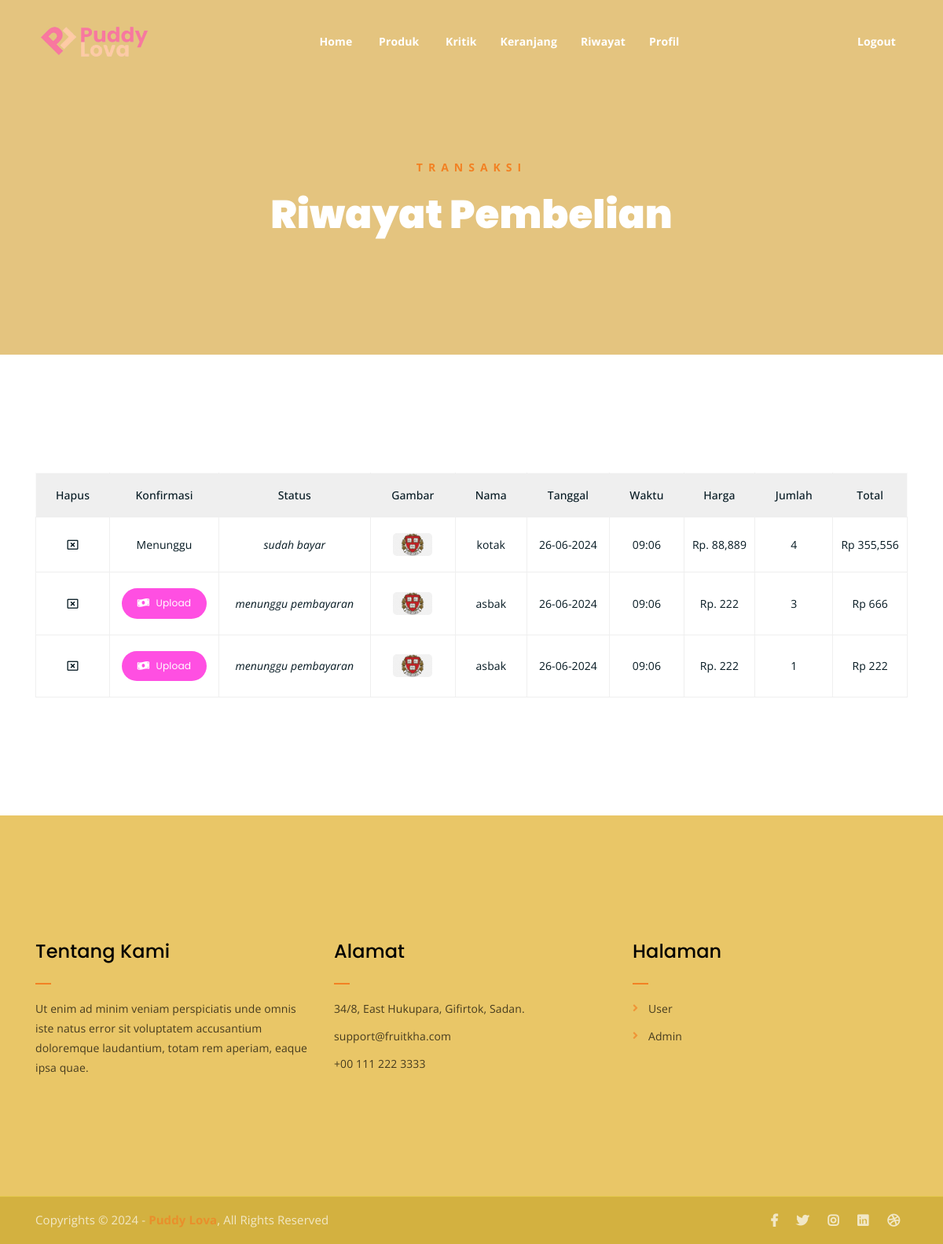
The app's page /riwayat-transaksi.php (signed in) with its own data.
### tables this page shows
CREATE TABLE `keranjang` (
  `id_keranjang` int(11) NOT NULL,
  `id_produk` int(11) NOT NULL,
  `id_user` int(11) NOT NULL,
  `jumlah` int(11) NOT NULL,
  `total` int(55) NOT NULL,
  `riwayat` varchar(55) NOT NULL,
  `tanggal` varchar(55) NOT NULL,
  `waktu` varchar(55) NOT NULL,
  `bukti_transfer` varchar(55) NOT NULL
);

CREATE TABLE `produk` (
  `id_produk` int(11) NOT NULL,
  `nama_produk` varchar(55) NOT NULL,
  `gambar` varchar(55) NOT NULL,
  `harga` varchar(55) NOT NULL,
  `stok_produk` varchar(11) NOT NULL
);

### riwayat-transaksi.php (the view, shortened to what this page needs)
<?php
include("./app/database/db.php");
$id_user = $_SESSION["user"]['id_user'];
$produk = mysqli_query($conn, "SELECT * FROM keranjang LEFT JOIN produk ON keranjang.id_produk = produk.id_produk LEFT JOIN promosi ON produk.id_produk = promosi.id_produk WHERE keranjang.id_user = $id_user AND keranjang.riwayat = 'menunggu pembayaran' OR keranjang.id_user = $id_user AND keranjang.riwayat = 'sudah bayar' OR keranjang.id_user = $id_user AND keranjang.riwayat = 'Pembayaran Diterima' OR keranjang.id_user = $id_user AND keranjang.riwayat = 'Bukti Transfer Ditolak'");
?>
<!DOCTYPE html>
<html lang="en">
<head>
	<link rel="stylesheet" href="assets/css/all.min.css">
	<link rel="stylesheet" href="assets/bootstrap/css/bootstrap.min.css">
	<link rel="stylesheet" href="assets/css/owl.carousel.css">
	<link rel="stylesheet" href="assets/css/magnific-popup.css">
	<link rel="stylesheet" href="assets/css/animate.css">
	<link rel="stylesheet" href="assets/css/meanmenu.min.css">
	<link rel="stylesheet" href="assets/css/main.css">
	<link rel="stylesheet" href="assets/css/responsive.css">
</head>
<body>
	<?php include('./include/nav.php') ?>
	<div class="breadcrumb-section breadcrumb-bg">
		<div class="container">
			<div class="row">
				<div class="col-lg-8 offset-lg-2 text-center">
					<div class="breadcrumb-text">
						<p>Transaksi</p>
						<h1>Riwayat Pembelian</h1>
					</div>
				</div>
			</div>
		</div>
	</div>
	<div class="cart-section mt-150 mb-150">
		<div class="container">
		<form action="" method="POST">
			<div class="row">
				<div class="col-lg-12 col-md-12">
					<div class="cart-table-wrap">
						<table class="cart-table">
							<thead class="cart-table-head">
								<tr class="table-head-row">
									<th class="product-image">Hapus</th>
									<th class="product-image">Konfirmasi</th>
									<th class="product-image">Status</th>
									<th class="product-image">Gambar</th>
									<th class="product-name">Nama</th>
									<th class="product-quantity">Tanggal</th>
									<th class="product-quantity">Waktu</th>
									<th class="product-price">Harga</th>
									<th class="product-quantity">Jumlah</th>
									<th class="product-total">Total</th>
								</tr>
							</thead>
							<tbody>
								<?php while($p = mysqli_fetch_array($produk)) { ?>
								<tr class="table-body-row">
									<td class="product-remove"><a href="delete.php?id_keranjang_transaksi=<?= $p['id_keranjang'] ?>"><i class="far fa-window-close"></i></a></td>
									<?php
										if($p['riwayat'] == 'menunggu pembayaran'){
									?>
										<td><a  class="cart-btn btn btn-sm" href="upload-bukti.php?id_keranjang=<?= $p['id_keranjang'] ?>"><i class="fas fa-money-bill-wave"></i> Upload</a></td>
									<?php }if($p['riwayat'] == 'sudah bayar'){?>
										<td>Menunggu</td>
										<?php }if($p['riwayat'] == 'Pembayaran Diterima'){ ?>
										<td>Lunas</td>
									<?php }if($p['riwayat'] == 'Bukti Transfer Ditolak'){ ?>
										<td>Ditolak</td>
										<?php } ?>
									<td class="product-name"><i><?= $p['riwayat'] ?></i></td>
									<td class="product-image"><img src="./app/admin/foto/<?= $p['gambar'] ?>" alt=""></td>
									<td class="product-name"><?= $p['nama_produk'] ?><input type="hidden" name="produk" value="<?= $p['nama_produk'] ?>"></td>
									<td class="product-name"><?= $p['tanggal'] ?></td>
									<td class="product-name"><?= $p['waktu'] ?></td>
									<td class="product-price">Rp. <?php echo number_format($p['harga']) ?></td>
									<td class="product-quantity"><?php echo $p['jumlah'] ?><input type="hidden" name="jumlah" value="<?php echo $p['jumlah'] ?>"></td>
									<td class="product-total">Rp <?php echo number_format($p['total']) ?></td>
								</tr>
								<?php } ?>
							</tbody>
						</table>
					</div>
				</div>
			</div>
		</form>
		</div>
	</div>
	<?php include('./include/footer.php') ?>
</body>
</html>

### assets/css/main.css (style rules this page uses)
html { font-size: 14px; font-weight: 400; line-height: 28px; height: 100%; }
body { font-family: "Open Sans", sans-serif; font-weight: 400; font-size: 1rem; letter-spacing: 0.1px; line-height: 1.8; color: #051922; overflow-x: hidden; }
body img { max-width: 100%; }
a { cursor: pointer; text-decoration: none; -webkit-transition: all 0.2s ease-in-out; -o-transition: all 0.2s ease-in-out; transition: all 0.2s ease-in-out; }
h1, .h1, h2, .h2, h3, .h3, h4, .h4, h5, .h5, h6, .h6 { font-family: "Poppins", sans-serif; font-weight: 700; margin: 0 0 1.25rem 0; color: #051922; }
h1:last-child, .h1:last-child, h2:last-child, .h2:last-child, h3:last-child, .h3:last-child, h4:last-child, .h4:last-child, h5:last-child, .h5:last-child, h6:last-child, .h6:last-child { margin: 0; }
h1, .h1 { font-size: 4rem; font-weight: 700; line-height: 4rem; }
p { font-family: "Open Sans", sans-serif; font-weight: 400; font-size: 1rem; letter-spacing: 0.1px; line-height: 1.8; color: #051922; margin: 0 0 1.25rem 0; }
.mt-150 { margin-top: 150px; }
.mb-150 { margin-bottom: 150px; }
a.boxed-btn, a.bordered-btn, a.cart-btn, button.cart-btn { border-radius: 50px; border: none; }
.breadcrumb-bg { background-image: url(../img/breadcrumb-bg.jpg); }
.breadcrumb-text p { color: #f28123; font-weight: 700; text-transform: uppercase; letter-spacing: 7px; }
.breadcrumb-text h1 { font-size: 50px; font-weight: 900; color: #fff; margin: 0; margin-top: 20px; }
.breadcrumb-section { padding: 150px 0; background-size: cover; background-position: center center; position: relative; z-index: 1; background-attachment: fixed; padding-top: 200px; }
.breadcrumb-section:after { position: absolute; left: 0; top: 0; width: 100%; height: 100%; content: ""; background-color: #e0b862; z-index: -1; opacity: 0.8; }
.product-image img { -webkit-transition: 0.3s; -o-transition: 0.3s; transition: 0.3s; }
a.cart-btn { -webkit-transition: 0.3s; -o-transition: 0.3s; transition: 0.3s; }
html, body { height: 100%; }
.product-image { padding: 30px; padding-bottom: 0; }
.product-image img { width: 90%; border-radius: 5px; margin-bottom: 20px; }
a.cart-btn { font-family: "Poppins", sans-serif; display: inline-block; background-color: #ff4fe2; color: #fff; padding: 10px 20px; }
a.cart-btn i { margin-right: 5px; }
table.cart-table { border: 1px solid #f9f9f9; width: 100%; }
thead { border-bottom: 1px solid #eee; }
tr.table-head-row th { border-right: 1px solid #efefef; padding: 15px; font-weight: 500; text-align: center; }
tr.table-head-row th:last-child { border-right: none; }
.cart-table-wrap tbody tr td { text-align: center; }
td.product-image img { max-width: 50px; -webkit-box-shadow: none; box-shadow: none; margin-bottom: 0; }
.cart-table-wrap tbody tr td { border: 1px solid #efefef; padding: 20px 0; color: #051922; }
thead.cart-table-head tr { background-color: #efefef; }
td.product-remove a { color: #051922; }

### records on screen
keranjang: shows "Menunggu", riwayat "sudah bayar", id_produk.gambar (picture), id_produk.nama_produk "kotak", tanggal "26-06-2024", waktu "09:06", id_produk.harga "88,889", jumlah "4", total "355,556"
keranjang: riwayat "menunggu pembayaran", id_produk.gambar (picture), id_produk.nama_produk "asbak", tanggal "26-06-2024", waktu "09:06", id_produk.harga "222", jumlah "3", total "666"
keranjang: riwayat "menunggu pembayaran", id_produk.gambar (picture), id_produk.nama_produk "asbak", tanggal "26-06-2024", waktu "09:06", id_produk.harga "222", jumlah "1", total "222"
